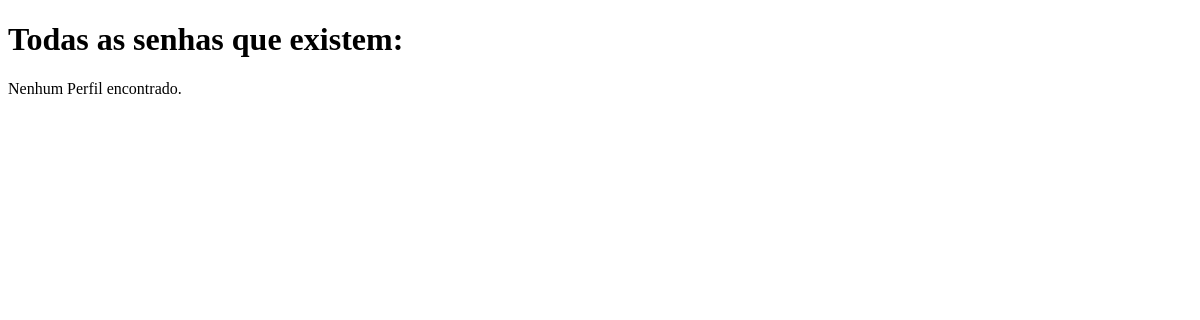
Page /senhas on the earlier database version.
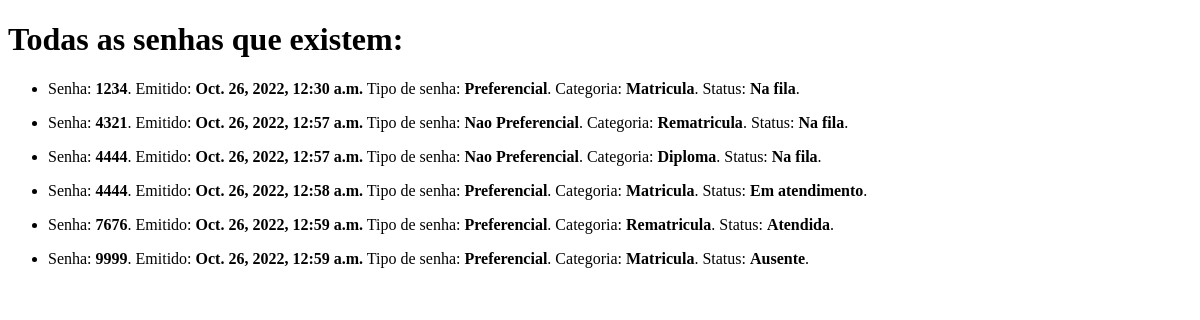
Same page on the later database version.
### senhas/models.py (models this page shows)
class Senha(models.Model):
    senha = models.IntegerField(null=False)
    hora_data = models.DateTimeField(auto_now_add=True)
    categoria = models.ForeignKey(Categoria, on_delete=models.CASCADE)
    tipo = models.ForeignKey(PainelTipo, on_delete=models.CASCADE)
    status = models.ForeignKey(StatusSenha, on_delete=models.CASCADE)

class PainelTipo(models.Model):
    nome = models.CharField(max_length=45, null=False)

class Categoria(models.Model):
    nome = models.CharField(max_length=45, null=False)

class StatusSenha(models.Model):
    nome = models.CharField(max_length=45, null=False)

### senhas/views.py (the view)
# urls.py: path('senhas', views.exibir, name='exibir'),
def exibir(request):
    data = Senha.objects.all()
    senha = {
        "senhas": data
    }
    return render(request, 'senhas.html', senha)

### senhas/templates/senhas.html (shortened to what this page needs)
<!DOCTYPE html>
<html lang="pt-br">
    <head>
    </head>
    <body>
        <h1>Todas as senhas que existem:</h1>
        {% if senhas %}
            <ul>
                {% for senha in senhas %}
                    <li>
                        <p>Senha: <b>{{ senha.senha }}</b>. Emitido: <b>{{ senha.hora_data }}</b> Tipo de senha: <b>{{ senha.tipo.nome }}</b>. Categoria: <b>{{  senha.categoria.nome }}</b>. Status: <b>{{ senha.status.nome }}</b>.</p>
                    </li>
                {% endfor %}
            </ul>
        {% else %}
            <p>Nenhum Perfil encontrado.</p>
        {% endif %}
    </body>
</html>

Differences in the rows shown:
added Senha: senha "1234", hora_data "Oct. 26, 2022, 12:30 a.m.", tipo.nome "Preferencial", categoria.nome "Matricula", status.nome "Na fila"
added Senha: senha "4321", hora_data "Oct. 26, 2022, 12:57 a.m.", tipo.nome "Nao Preferencial", categoria.nome "Rematricula", status.nome "Na fila"
added Senha: senha "4444", hora_data "Oct. 26, 2022, 12:57 a.m.", tipo.nome "Nao Preferencial", categoria.nome "Diploma", status.nome "Na fila"
added Senha: senha "4444", hora_data "Oct. 26, 2022, 12:58 a.m.", tipo.nome "Preferencial", categoria.nome "Matricula", status.nome "Em atendimento"
added Senha: senha "7676", hora_data "Oct. 26, 2022, 12:59 a.m.", tipo.nome "Preferencial", categoria.nome "Rematricula", status.nome "Atendida"
added Senha: senha "9999", hora_data "Oct. 26, 2022, 12:59 a.m.", tipo.nome "Preferencial", categoria.nome "Matricula", status.nome "Ausente"
Other differences:
text no longer shown: "Nenhum Perfil encontrado."
